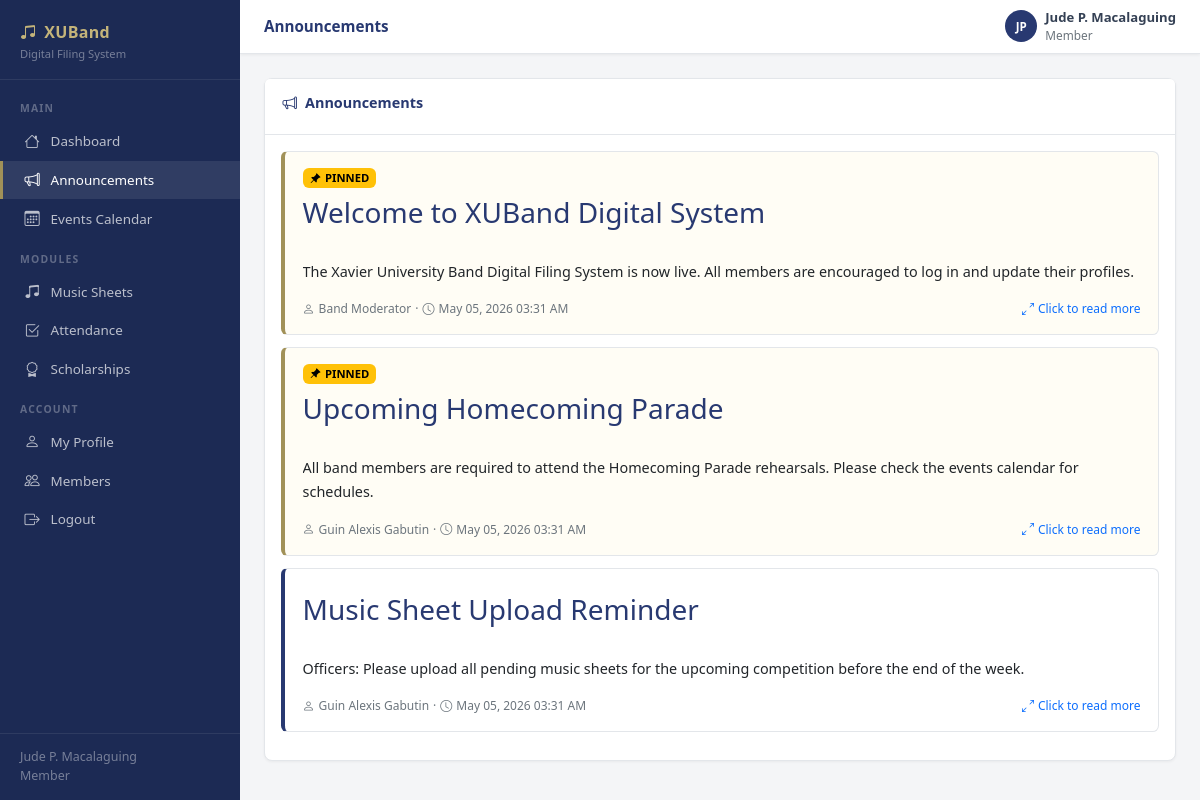
/announcements.php (signed in), run on the app's committed database.
### tables this page shows
CREATE TABLE IF NOT EXISTS announcements (
    id INT AUTO_INCREMENT PRIMARY KEY,
    title VARCHAR(200) NOT NULL,
    body TEXT NOT NULL,
    created_by INT NOT NULL,
    pinned TINYINT(1) NOT NULL DEFAULT 0,
    expires_at DATE DEFAULT NULL,
    created_at DATETIME NOT NULL DEFAULT CURRENT_TIMESTAMP,
    updated_at DATETIME NOT NULL DEFAULT CURRENT_TIMESTAMP ON UPDATE CURRENT_TIMESTAMP,
    FOREIGN KEY (created_by) REFERENCES users(id) ON DELETE CASCADE
);

CREATE TABLE IF NOT EXISTS users (
    id INT AUTO_INCREMENT PRIMARY KEY,
    name VARCHAR(100) NOT NULL,
    email VARCHAR(150) NOT NULL UNIQUE,
    password_hash VARCHAR(255) NOT NULL,
    role ENUM('moderator','officer','member') NOT NULL DEFAULT 'member',
    instrument VARCHAR(100) DEFAULT NULL,
    year_level VARCHAR(20) DEFAULT NULL,
    student_id VARCHAR(50) DEFAULT NULL,
    contact_number VARCHAR(20) DEFAULT NULL,
    status ENUM('active','inactive') NOT NULL DEFAULT 'active',
    profile_notes TEXT DEFAULT NULL,
    avatar_path VARCHAR(255) DEFAULT NULL,
    scholarship_status ENUM('Not Scholar','Half Scholar','Full Scholar') NOT NULL DEFAULT 'Not Scholar',
    created_at DATETIME NOT NULL DEFAULT CURRENT_TIMESTAMP,
    updated_at DATETIME NOT NULL DEFAULT CURRENT_TIMESTAMP ON UPDATE CURRENT_TIMESTAMP
);

### includes/db.php (called while the page is built, shortened)
<?php
function getDB(): PDO {
    static $pdo = null;
    if ($pdo === null) {
        $host = DB_HOST === 'localhost' ? '127.0.0.1' : DB_HOST;
        $dsn = 'mysql:host=' . $host . ';port=' . DB_PORT . ';dbname=' . DB_NAME . ';charset=utf8mb4';
        try {
            $pdo = new PDO($dsn, DB_USER, DB_PASS, [
                PDO::ATTR_ERRMODE            => PDO::ERRMODE_EXCEPTION,
                PDO::ATTR_DEFAULT_FETCH_MODE => PDO::FETCH_ASSOC,
                PDO::ATTR_EMULATE_PREPARES   => false,
                PDO::ATTR_TIMEOUT            => 10,
            ]);
        } catch (PDOException $e) {
            http_response_code(500);
            die(json_encode(['error' => 'Database connection failed: ' . $e->getMessage()]));
        }
    }
    return $pdo;
}
function dbQuery(string $sql, array $params = []): array {
    $stmt = getDB()->prepare($sql);
    $stmt->execute($params);
    return $stmt->fetchAll();
}

### includes/helpers.php (called while the page is built, shortened)
<?php
function h(mixed $val): string {
    return htmlspecialchars((string)$val, ENT_QUOTES | ENT_HTML5, 'UTF-8');
}
function formatDateTime(string $dt): string {
    return (new DateTime($dt))->format('M d, Y h:i A');
}

### public/announcements.php (the view, shortened to what this page needs)
<?php
require_once __DIR__ . '/../includes/db.php';
require_once __DIR__ . '/../includes/helpers.php';
require_once __DIR__ . '/../includes/layout.php';
$announcements = dbQuery('SELECT a.*, u.name AS author FROM announcements a JOIN users u ON u.id = a.created_by ORDER BY a.pinned DESC, a.created_at DESC');
?>
<div class="card">
  <div class="card-header d-flex justify-content-between align-items-center flex-wrap gap-2">
    <span class="card-title"><i class="bi bi-megaphone me-2"></i>Announcements</span>
  </div>
  <div class="card-body p-3">
    <?php if (!$announcements): ?>
    <div class="empty-state"><div class="empty-icon"><i class="bi bi-inbox"></i></div><p>No announcements yet.</p></div>
    <?php else: ?>
    <form method="POST" id="bulkForm-announcements">
      <?php foreach ($announcements as $ann):
        $expired = $ann['expires_at'] && strtotime($ann['expires_at']) < strtotime('today');
        $annJson = htmlspecialchars(json_encode($ann), ENT_QUOTES);
      ?>
      <div class="announcement-card <?= $ann['pinned'] ? 'pinned' : '' ?>"
           <?= $expired ? 'style="opacity:.55"' : '' ?>
           style="cursor:pointer"
           onclick="viewAnn(<?= $annJson ?>)"
           role="button" tabindex="0">
        <div class="d-flex align-items-start justify-content-between flex-wrap gap-2 mb-2" onclick="event.stopPropagation()">
          <div class="d-flex align-items-center gap-2">
            <?php if ($ann['pinned']): ?>
            <span class="badge text-bg-warning" style="font-size:.7rem">
              <i class="bi bi-pin-angle-fill me-1"></i>PINNED
            </span>
            <?php endif; ?>
          </div>
        </div>
        <h3 style="color:var(--xu-navy);margin-bottom:6px"><?= h($ann['title']) ?></h3>
        <p style="color:var(--text);line-height:1.7;white-space:pre-line;
           display:-webkit-box;-webkit-line-clamp:3;-webkit-box-orient:vertical;overflow:hidden">
          <?= h($ann['body']) ?>
        </p>
        <div class="text-muted d-flex align-items-center gap-1 flex-wrap" style="font-size:.75rem;margin-top:6px">
          <i class="bi bi-person"></i><?= h($ann['author']) ?>
          <span>&middot;</span>
          <i class="bi bi-clock"></i><?= formatDateTime($ann['created_at']) ?>
          <span class="ms-auto text-primary" style="font-size:.75rem"><i class="bi bi-arrows-angle-expand me-1"></i>Click to read more</span>
        </div>
      </div>
      <?php endforeach; ?>
    </form>
    <?php endif; ?>
  </div>
</div>

### public/assets/css/style.css (style rules this page uses)
:root { --xu-navy: #283971; --xu-navy-dark: #1c2a54; --xu-gold: #a19158; --xu-gold-lt: #c4b47a; --sidebar-w: 240px; }
body { background: #f4f5f7; font-size: .9rem; }
.card { border: 1px solid #e3e6ea; box-shadow: 0 1px 3px rgba(0,0,0,.05); border-radius: .5rem; }
.card-header { background: #fff; border-bottom: 1px solid #e3e6ea; font-weight: 700; font-size: .88rem; padding: .8rem 1.1rem; }
.announcement-card { border: 1px solid #e3e6ea; border-left: 4px solid var(--xu-navy); border-radius: .4rem; padding: 1rem 1.1rem; margin-bottom: .75rem; background: #fff; }
.announcement-card.pinned { border-left-color: var(--xu-gold); background: #fffdf5; }
.card-title { font-weight: 700; color: var(--xu-navy); font-size: .9rem; }
.card-header { background: #fff; border-bottom: 1px solid #e3e6ea; }
.text-muted { color: #6c757d !important; }

### data on the page
announcements: pinned 1 (drawn), title "Welcome to XUBand Digital System", body "The Xavier University Band Digital Filing System is now live. All members are encouraged to log in and update their profiles.", created_by.name "Band Moderator", created_at "May 05, 2026 03:31 AM"
announcements: pinned 1 (drawn), title "Upcoming Homecoming Parade", body "All band members are required to attend the Homecoming Parade rehearsals. Please check the events calendar for schedules.", created_by.name "Guin Alexis Gabutin", created_at "May 05, 2026 03:31 AM"
announcements: title "Music Sheet Upload Reminder", body "Officers: Please upload all pending music sheets for the upcoming competition before the end of the week.", created_by.name "Guin Alexis Gabutin", created_at "May 05, 2026 03:31 AM"

### other printed values
$user['name'] "Jude P. Macalaguing"
$role "Member"
$title "Announcements"
$initials "JP"
